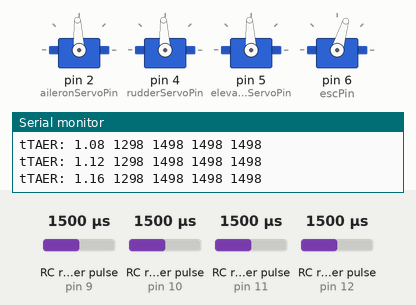
Simulated run of this sketch. Board: Arduino Uno, built with avr-gcc and run on an emulated ATmega328P. Shown: 4 × servo, the last lines printed to the serial monitor. Wiring (inferred from the names in the program): 4 × RC receiver channel: data pin 9 / data pin 10 / data pin 11 / data pin 12. The inputs (shaded band) are chosen by the test bench; at power-on: RC receiver pulse (sensors on pin 10, pin 9, pin 11, pin 12) 1500 µs.

Above: at 1.2 s.
1.3 s: RC receiver pulse (sensor on pin 10) set to 1020 µs
At 3.0 s:
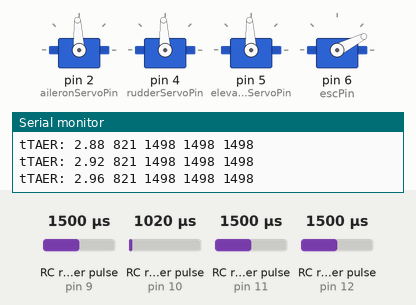
4.3 s: RC receiver pulse (sensor on pin 9) set to 1020 µs
At 6.1 s:
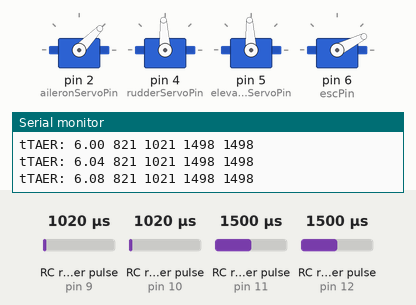
7.3 s: RC receiver pulse (sensor on pin 11) set to 1020 µs
At 8.4 s:
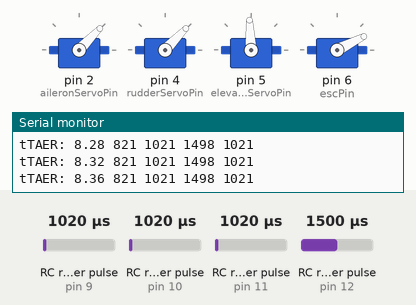
10.3 s: RC receiver pulse (sensor on pin 12) set to 1020 µs
At 11.9 s:
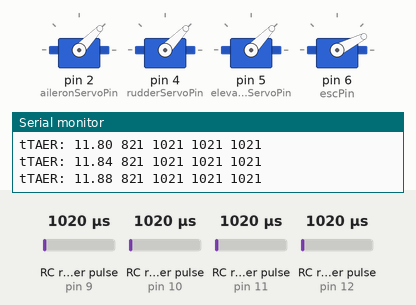
13.3 s: RC receiver pulse (sensor on pin 9) set to 1250 µs
At 15.0 s:
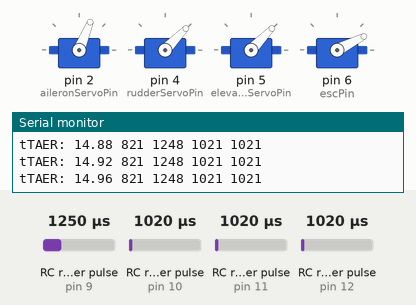
16.3 s: RC receiver pulse (sensor on pin 10) set to 1250 µs
At 17.8 s:
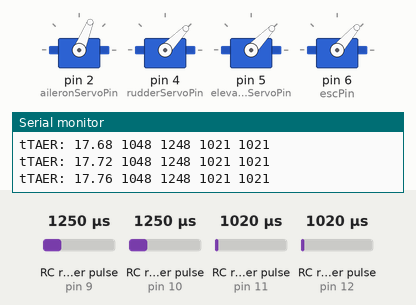
Timing chart, 0 to 19.3 s (numbered marks = the images above; inputs shaded):
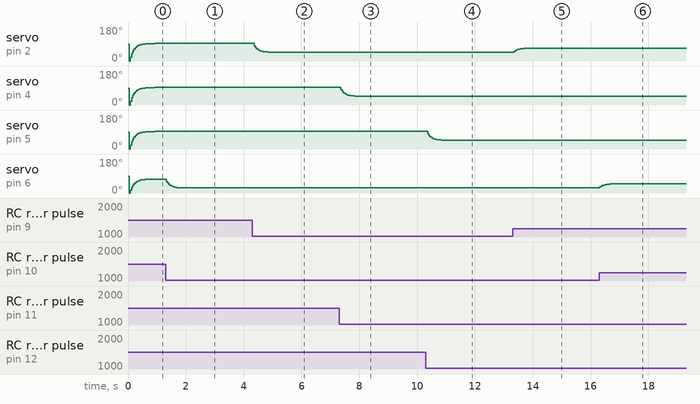

Measured:
- after the input at 1.3 s, servo on pin 6 (escPin): moves from 73° to 27° over 0.56 s, starting at once
- after the input at 4.3 s, servo on pin 2 (aileronServoPin): moves from 93° to 46° over 0.64 s, starting after 0.06 s
- after the input at 7.3 s, servo on pin 4 (rudderServoPin): moves from 93° to 46° over 0.64 s, starting after 0.06 s
- after the input at 10.3 s, servo on pin 5 (elevatorServoPin): moves from 93° to 46° over 0.64 s, starting after 0.06 s
- after the input at 13.3 s, servo on pin 2 (aileronServoPin): moves from 46° to 68° over 0.40 s, starting after 0.06 s
- after the input at 16.3 s, servo on pin 6 (escPin): moves from 27° to 49° over 0.52 s, starting at once

The sketch:

porker.ino
```cpp
#include <Servo.h>

// Create Servo objects for each control surface and ESC
Servo aileronServo;
Servo rudderServo;
Servo elevatorServo;
Servo esc;  // ESC as a Servo object

// Define Limits of Servos
const int PULSEMIN = 500;
const int PULSEMAX = 3000;

// Define the pins for the receiver signals and the servo/ESC control pins
const int aileronPin = 9;         // Aileron signal from the receiver
const int rudderPin = 11;         // Rudder signal from the receiver
const int elevatorPin = 12;       // Elevator signal from the receiver
const int throttlePin = 10;       // Throttle signal from the receiver

const int aileronServoPin = 2;    // Pin for controlling the aileron servo
const int rudderServoPin = 4;     // Pin for controlling the rudder servo
const int elevatorServoPin = 5;   // Pin for controlling the elevator servo
const int escPin = 6;             // Pin for controlling the ESC

// Variables to store pulse widths and servo positions
unsigned long pulseWidthAileron;
unsigned long pulseWidthRudder;
unsigned long pulseWidthElevator;
unsigned long pulseWidthThrottle; // For ESC control

void setup() {
  // Attach servos and ESC to corresponding pins
  aileronServo.attach(aileronServoPin);
  rudderServo.attach(rudderServoPin);
  elevatorServo.attach(elevatorServoPin);
  esc.attach(escPin);

  // Set up the receiver pins as input
  pinMode(aileronPin, INPUT);
  pinMode(rudderPin, INPUT);
  pinMode(elevatorPin, INPUT);
  pinMode(throttlePin, INPUT);

  // Start serial communication for debugging
  Serial.begin(9600);
}

void loop() {
  // Read pulse widths from the receiver channels
  int pulseWidthAileronIN = pulseIn(aileronPin, HIGH);
  int pulseWidthRudderIN = pulseIn(rudderPin, HIGH);
  int pulseWidthElevatorIN = pulseIn(elevatorPin, HIGH);
  int pulseWidthThrottleIN = pulseIn(throttlePin, HIGH)-200; // Read throttle signal

  float s = 0.75;
  pulseWidthAileron = pulseWidthAileron*s + pulseWidthAileronIN*(1-s);
  pulseWidthRudder = pulseWidthRudder*s + pulseWidthRudderIN*(1-s);
  pulseWidthElevator = pulseWidthElevator*s + pulseWidthElevatorIN*(1-s);
  pulseWidthThrottle = pulseWidthThrottle*s + pulseWidthThrottleIN*(1-s);

  // Set servo and ESC positions
  if (pulseWidthAileron < PULSEMIN) {
    pulseWidthAileron = PULSEMIN;
  }
  if (pulseWidthAileron > PULSEMAX) {
    pulseWidthAileron = PULSEMAX;
  }
  if (pulseWidthElevator < PULSEMIN) {
    pulseWidthElevator = PULSEMIN;
  }
  if (pulseWidthElevator > PULSEMAX) {
    pulseWidthElevator = PULSEMAX;
  }
    if (pulseWidthRudder < PULSEMIN) {
    pulseWidthRudder = PULSEMIN;
  }
  if (pulseWidthRudder > PULSEMAX) {
    pulseWidthRudder = PULSEMAX;
  }
    if (pulseWidthThrottle < PULSEMIN) {
    pulseWidthThrottle = PULSEMIN;
  }
  if (pulseWidthThrottle > PULSEMAX) {
    pulseWidthThrottle = PULSEMAX;
  }
  aileronServo.writeMicroseconds(pulseWidthAileron);
  rudderServo.writeMicroseconds(pulseWidthRudder);
  elevatorServo.writeMicroseconds(pulseWidthElevator);
  esc.writeMicroseconds(pulseWidthThrottle); // Control ESC (motor speed) with throttle signal

  // Debugging output
  Serial.print("tTAER: ");
  Serial.print(millis()/1000.0);
  Serial.print(" ");
  Serial.print(pulseWidthThrottle);
  Serial.print(" ");
  Serial.print(pulseWidthAileron);
  Serial.print(" ");
  Serial.print(pulseWidthElevator);
  Serial.print(" ");
  Serial.print(pulseWidthRudder);
  Serial.println("");

  // Delay for a short time to allow servo movement
  delay(1);
}


//Tactic channels:
//ch 1 - aileron
//ch 2 - elevator
//ch 3 - throttle
//ch 4 - rudder
//ch 5 - aux 1
//ch 6 - aux 2
```
